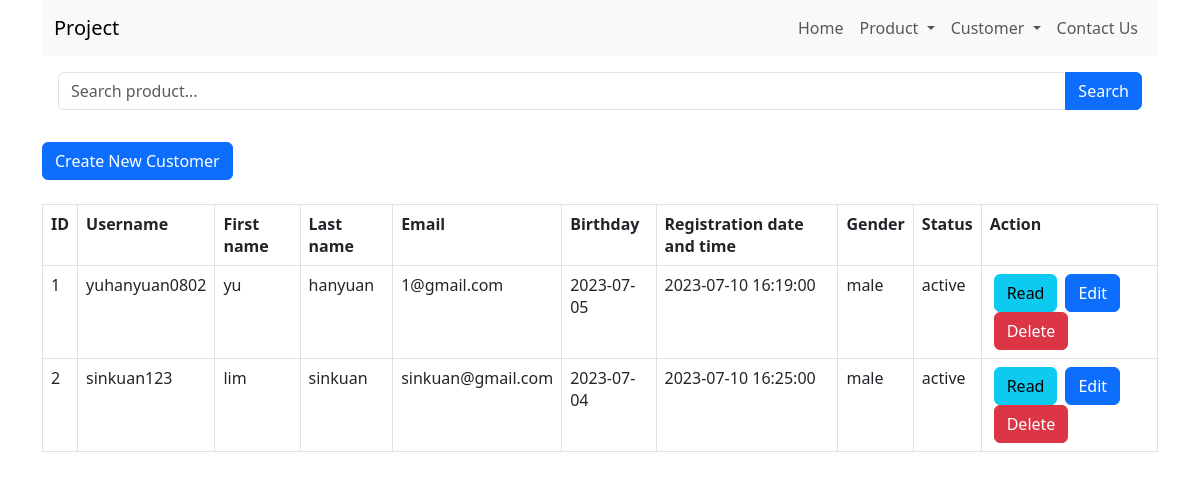
Page /customer_read.php on the committed database.
### tables this page shows
CREATE TABLE IF NOT EXISTS `customers` (
  `user_id` int NOT NULL AUTO_INCREMENT,
  `username` varchar(20) NOT NULL,
  `first_name` varchar(20) NOT NULL,
  `last_name` varchar(20) NOT NULL,
  `password` text NOT NULL,
  `email` varchar(30) NOT NULL,
  `date_of_birth` date NOT NULL,
  `registration_date_time` datetime NOT NULL DEFAULT CURRENT_TIMESTAMP ON UPDATE CURRENT_TIMESTAMP,
  `gender` enum('male','female') NOT NULL,
  `status` enum('active','Inactive') NOT NULL DEFAULT 'active',
  PRIMARY KEY (`user_id`),
  UNIQUE KEY `username` (`username`)
);

### customer_read.php (the view, shortened to what this page needs)
<html lang="en">
<head>
    <link href="https://cdn.jsdelivr.net/npm/bootstrap@5.3.0/dist/css/bootstrap.min.css" rel="stylesheet">
</head>
<body>
    <div class="container">
        <?php
        include 'menu/menu.php';
        ?>
        <?php
        include 'config/database.php';
        $searchKeyword = isset($_GET['search']) ? $_GET['search'] : '';
        $query = "SELECT user_id, username, first_name, last_name, date_of_birth, registration_date_time, email, gender, status FROM customers";
        $query .= " ORDER BY user_id ASC";
        $stmt = $con->prepare($query);
        $stmt->execute();
        $num = $stmt->rowCount();
        echo '<div class="p-3">
            <form method="GET" action="">
                <div class="input-group mb-3">
                    <input type="text" class="form-control" name="search" placeholder="Search product..." value="' . str_replace('%', '', $searchKeyword) . '">
                    <button class="btn btn-primary" type="submit">Search</button>
                </div>
            </form>
        </div>';
        echo "<div><a href='customer_create.php' class='btn btn-primary m-b-1em'>Create New Customer</a></div>" . "<br>";
        if ($num > 0) {
            echo "<table id='customer_table' class='table table-hover table-responsive table-bordered'>";
            echo "<tr>";
            echo "<th>ID</th>";
            echo "<th>Username</th>";
            echo "<th>First name</th>";
            echo "<th>Last name</th>";
            echo "<th>Email</th>";
            echo "<th>Birthday</th>";
            echo "<th>Registration date and time</th>";
            echo "<th>Gender</th>";
            echo "<th>Status</th>";
            echo "<th>Action</th>";
            echo "</tr>";
            while ($row = $stmt->fetch(PDO::FETCH_ASSOC)) {
                extract($row);
                echo "<tr>";
                echo "<td>{$user_id}</td>";
                echo "<td>{$username}</td>";
                echo "<td>{$first_name}</td>";
                echo "<td>{$last_name}</td>";
                echo "<td>{$email}</td>";
                echo "<td>{$date_of_birth}</td>";
                echo "<td>{$registration_date_time}</td>";
                echo "<td>{$gender}</td>";
                echo "<td>{$status}</td>";
                echo "<td>";
                echo "<a href='customer_read_one.php?id={$user_id}' class='btn btn-info m-r-1em mx-1'>Read</a>";
                echo "<a href='customer_update.php?id={$user_id}' class='btn btn-primary m-r-1em mx-1'>Edit</a>";
                echo "<a href='#' onclick='delete_product({$user_id});'  class='btn btn-danger mx-1'>Delete</a>";
                echo "</td>";
                echo "</tr>";
            }
            echo "</table>";
        } else {
            echo "<div class='alert alert-danger'>No records found.</div>";
        }
        ?>
    </div>
</body>
</html>

### rows in the picture
customers: user_id "1", username "yuhanyuan0802", first_name "yu", last_name "hanyuan", email "1@gmail.com", date_of_birth "2023-07-05", registration_date_time "2023-07-10 16:19:00", gender "male", status "active"
customers: user_id "2", username "sinkuan123", first_name "lim", last_name "sinkuan", email "sinkuan@gmail.com", date_of_birth "2023-07-04", registration_date_time "2023-07-10 16:25:00", gender "male", status "active"
